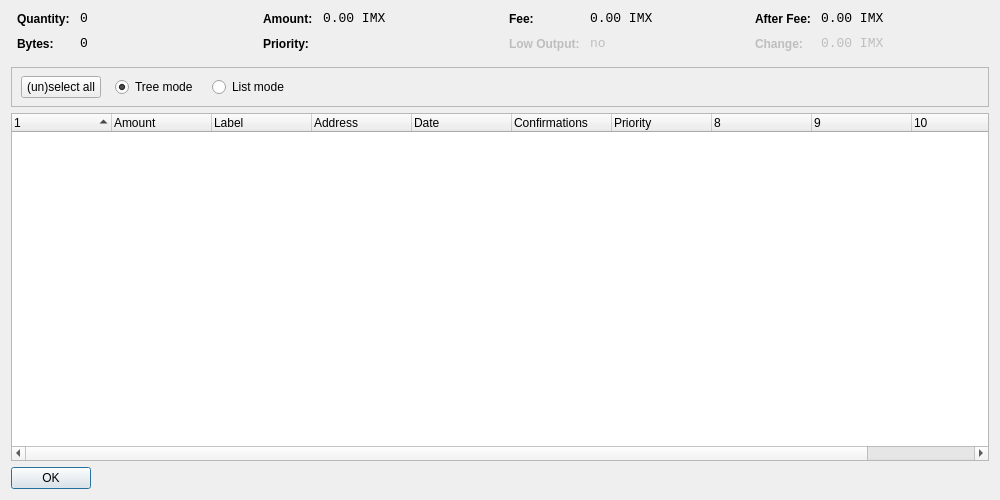
<?xml version="1.0" encoding="UTF-8"?>
<ui version="4.0">
 <class>CoinControlDialog</class>
 <widget class="QDialog" name="CoinControlDialog">
  <property name="geometry">
   <rect>
    <x>0</x>
    <y>0</y>
    <width>1000</width>
    <height>500</height>
   </rect>
  </property>
  <property name="windowTitle">
   <string>Coin Control</string>
  </property>
  <layout class="QVBoxLayout" name="verticalLayout">
   <item>
    <layout class="QHBoxLayout" name="horizontalLayoutTop" stretch="0,0,0,0">
     <property name="topMargin">
      <number>0</number>
     </property>
     <property name="bottomMargin">
      <number>10</number>
     </property>
     <item>
      <layout class="QFormLayout" name="formLayoutCoinControl1">
       <property name="horizontalSpacing">
        <number>10</number>
       </property>
       <property name="verticalSpacing">
        <number>10</number>
       </property>
       <property name="leftMargin">
        <number>6</number>
       </property>
       <property name="rightMargin">
        <number>6</number>
       </property>
       <item row="0" column="0">
        <widget class="QLabel" name="labelCoinControlQuantityText">
         <property name="styleSheet">
          <string notr="true">font-weight:bold;</string>
         </property>
         <property name="text">
          <string>Quantity:</string>
         </property>
        </widget>
       </item>
       <item row="0" column="1">
        <widget class="QLabel" name="labelCoinControlQuantity">
         <property name="font">
          <font>
           <family>Monospace</family>
           <pointsize>10</pointsize>
          </font>
         </property>
         <property name="cursor">
          <cursorShape>IBeamCursor</cursorShape>
         </property>
         <property name="contextMenuPolicy">
          <enum>Qt::ActionsContextMenu</enum>
         </property>
         <property name="text">
          <string notr="true">0</string>
         </property>
         <property name="textInteractionFlags">
          <set>Qt::LinksAccessibleByMouse|Qt::TextSelectableByKeyboard|Qt::TextSelectableByMouse</set>
         </property>
        </widget>
       </item>
       <item row="1" column="0">
        <widget class="QLabel" name="labelCoinControlBytesText">
         <property name="styleSheet">
          <string notr="true">font-weight:bold;</string>
         </property>
         <property name="text">
          <string>Bytes:</string>
         </property>
        </widget>
       </item>
       <item row="1" column="1">
        <widget class="QLabel" name="labelCoinControlBytes">
         <property name="font">
          <font>
           <family>Monospace</family>
           <pointsize>10</pointsize>
          </font>
         </property>
         <property name="cursor">
          <cursorShape>IBeamCursor</cursorShape>
         </property>
         <property name="contextMenuPolicy">
          <enum>Qt::ActionsContextMenu</enum>
         </property>
         <property name="text">
          <string notr="true">0</string>
         </property>
         <property name="textInteractionFlags">
          <set>Qt::LinksAccessibleByMouse|Qt::TextSelectableByKeyboard|Qt::TextSelectableByMouse</set>
         </property>
        </widget>
       </item>
      </layout>
     </item>
     <item>
      <layout class="QFormLayout" name="formLayoutCoinControl2">
       <property name="horizontalSpacing">
        <number>10</number>
       </property>
       <property name="verticalSpacing">
        <number>10</number>
       </property>
       <property name="leftMargin">
        <number>6</number>
       </property>
       <property name="rightMargin">
        <number>6</number>
       </property>
       <item row="0" column="0">
        <widget class="QLabel" name="labelCoinControlAmountText">
         <property name="styleSheet">
          <string notr="true">font-weight:bold;</string>
         </property>
         <property name="text">
          <string>Amount:</string>
         </property>
        </widget>
       </item>
       <item row="0" column="1">
        <widget class="QLabel" name="labelCoinControlAmount">
         <property name="font">
          <font>
           <family>Monospace</family>
           <pointsize>10</pointsize>
          </font>
         </property>
         <property name="cursor">
          <cursorShape>IBeamCursor</cursorShape>
         </property>
         <property name="contextMenuPolicy">
          <enum>Qt::ActionsContextMenu</enum>
         </property>
         <property name="text">
          <string notr="true">0.00 IMX</string>
         </property>
         <property name="textInteractionFlags">
          <set>Qt::LinksAccessibleByMouse|Qt::TextSelectableByKeyboard|Qt::TextSelectableByMouse</set>
         </property>
        </widget>
       </item>
       <item row="1" column="0">
        <widget class="QLabel" name="labelCoinControlPriorityText">
         <property name="styleSheet">
          <string notr="true">font-weight:bold;</string>
         </property>
         <property name="text">
          <string>Priority:</string>
         </property>
        </widget>
       </item>
       <item row="1" column="1">
        <widget class="QLabel" name="labelCoinControlPriority">
         <property name="font">
          <font>
           <family>Monospace</family>
           <pointsize>10</pointsize>
          </font>
         </property>
         <property name="cursor">
          <cursorShape>IBeamCursor</cursorShape>
         </property>
         <property name="contextMenuPolicy">
          <enum>Qt::ActionsContextMenu</enum>
         </property>
         <property name="text">
          <string/>
         </property>
         <property name="textInteractionFlags">
          <set>Qt::LinksAccessibleByMouse|Qt::TextSelectableByKeyboard|Qt::TextSelectableByMouse</set>
         </property>
        </widget>
       </item>
      </layout>
     </item>
     <item>
      <layout class="QFormLayout" name="formLayoutCoinControl3">
       <property name="horizontalSpacing">
        <number>10</number>
       </property>
       <property name="verticalSpacing">
        <number>10</number>
       </property>
       <property name="leftMargin">
        <number>6</number>
       </property>
       <property name="rightMargin">
        <number>6</number>
       </property>
       <item row="0" column="0">
        <widget class="QLabel" name="labelCoinControlFeeText">
         <property name="styleSheet">
          <string notr="true">font-weight:bold;</string>
         </property>
         <property name="text">
          <string>Fee:</string>
         </property>
        </widget>
       </item>
       <item row="0" column="1">
        <widget class="QLabel" name="labelCoinControlFee">
         <property name="font">
          <font>
           <family>Monospace</family>
           <pointsize>10</pointsize>
          </font>
         </property>
         <property name="cursor">
          <cursorShape>IBeamCursor</cursorShape>
         </property>
         <property name="contextMenuPolicy">
          <enum>Qt::ActionsContextMenu</enum>
         </property>
         <property name="text">
          <string notr="true">0.00 IMX</string>
         </property>
         <property name="textInteractionFlags">
          <set>Qt::LinksAccessibleByMouse|Qt::TextSelectableByKeyboard|Qt::TextSelectableByMouse</set>
         </property>
        </widget>
       </item>
       <item row="1" column="0">
        <widget class="QLabel" name="labelCoinControlLowOutputText">
         <property name="enabled">
          <bool>false</bool>
         </property>
         <property name="styleSheet">
          <string notr="true">font-weight:bold;</string>
         </property>
         <property name="text">
          <string>Low Output:</string>
         </property>
        </widget>
       </item>
       <item row="1" column="1">
        <widget class="QLabel" name="labelCoinControlLowOutput">
         <property name="enabled">
          <bool>false</bool>
         </property>
         <property name="font">
          <font>
           <family>Monospace</family>
           <pointsize>10</pointsize>
          </font>
         </property>
         <property name="cursor">
          <cursorShape>IBeamCursor</cursorShape>
         </property>
         <property name="contextMenuPolicy">
          <enum>Qt::ActionsContextMenu</enum>
         </property>
         <property name="text">
          <string notr="true">no</string>
         </property>
         <property name="textInteractionFlags">
          <set>Qt::LinksAccessibleByMouse|Qt::TextSelectableByKeyboard|Qt::TextSelectableByMouse</set>
         </property>
        </widget>
       </item>
      </layout>
     </item>
     <item>
      <layout class="QFormLayout" name="formLayoutCoinControl4">
       <property name="horizontalSpacing">
        <number>10</number>
       </property>
       <property name="verticalSpacing">
        <number>10</number>
       </property>
       <property name="leftMargin">
        <number>6</number>
       </property>
       <property name="rightMargin">
        <number>6</number>
       </property>
       <item row="0" column="0">
        <widget class="QLabel" name="labelCoinControlAfterFeeText">
         <property name="styleSheet">
          <string notr="true">font-weight:bold;</string>
         </property>
         <property name="text">
          <string>After Fee:</string>
         </property>
        </widget>
       </item>
       <item row="0" column="1">
        <widget class="QLabel" name="labelCoinControlAfterFee">
         <property name="font">
          <font>
           <family>Monospace</family>
           <pointsize>10</pointsize>
          </font>
         </property>
         <property name="cursor">
          <cursorShape>IBeamCursor</cursorShape>
         </property>
         <property name="contextMenuPolicy">
          <enum>Qt::ActionsContextMenu</enum>
         </property>
         <property name="text">
          <string notr="true">0.00 IMX</string>
         </property>
         <property name="textInteractionFlags">
          <set>Qt::LinksAccessibleByMouse|Qt::TextSelectableByKeyboard|Qt::TextSelectableByMouse</set>
         </property>
        </widget>
       </item>
       <item row="1" column="0">
        <widget class="QLabel" name="labelCoinControlChangeText">
         <property name="enabled">
          <bool>false</bool>
         </property>
         <property name="styleSheet">
          <string notr="true">font-weight:bold;</string>
         </property>
         <property name="text">
          <string>Change:</string>
         </property>
        </widget>
       </item>
       <item row="1" column="1">
        <widget class="QLabel" name="labelCoinControlChange">
         <property name="enabled">
          <bool>false</bool>
         </property>
         <property name="font">
          <font>
           <family>Monospace</family>
           <pointsize>10</pointsize>
          </font>
         </property>
         <property name="cursor">
          <cursorShape>IBeamCursor</cursorShape>
         </property>
         <property name="contextMenuPolicy">
          <enum>Qt::ActionsContextMenu</enum>
         </property>
         <property name="text">
          <string notr="true">0.00 IMX</string>
         </property>
         <property name="textInteractionFlags">
          <set>Qt::LinksAccessibleByMouse|Qt::TextSelectableByKeyboard|Qt::TextSelectableByMouse</set>
         </property>
        </widget>
       </item>
      </layout>
     </item>
    </layout>
   </item>
   <item>
    <widget class="QFrame" name="frame">
     <property name="minimumSize">
      <size>
       <width>0</width>
       <height>40</height>
      </size>
     </property>
     <property name="frameShape">
      <enum>QFrame::StyledPanel</enum>
     </property>
     <property name="frameShadow">
      <enum>QFrame::Sunken</enum>
     </property>
     <widget class="QWidget" name="horizontalLayoutWidget">
      <property name="geometry">
       <rect>
        <x>10</x>
        <y>0</y>
        <width>781</width>
        <height>41</height>
       </rect>
      </property>
      <layout class="QHBoxLayout" name="horizontalLayoutPanel" stretch="0,0,0,0,0">
       <property name="spacing">
        <number>14</number>
       </property>
       <item>
        <widget class="QPushButton" name="pushButtonSelectAll">
         <property name="sizePolicy">
          <sizepolicy hsizetype="Maximum" vsizetype="Fixed">
           <horstretch>0</horstretch>
           <verstretch>0</verstretch>
          </sizepolicy>
         </property>
         <property name="text">
          <string>(un)select all</string>
         </property>
        </widget>
       </item>
       <item>
        <widget class="QRadioButton" name="radioTreeMode">
         <property name="sizePolicy">
          <sizepolicy hsizetype="Maximum" vsizetype="Fixed">
           <horstretch>0</horstretch>
           <verstretch>0</verstretch>
          </sizepolicy>
         </property>
         <property name="text">
          <string>Tree mode</string>
         </property>
         <property name="checked">
          <bool>true</bool>
         </property>
        </widget>
       </item>
       <item>
        <widget class="QRadioButton" name="radioListMode">
         <property name="sizePolicy">
          <sizepolicy hsizetype="Maximum" vsizetype="Fixed">
           <horstretch>0</horstretch>
           <verstretch>0</verstretch>
          </sizepolicy>
         </property>
         <property name="text">
          <string>List mode</string>
         </property>
        </widget>
       </item>
       <item>
        <spacer name="horizontalSpacer">
         <property name="orientation">
          <enum>Qt::Horizontal</enum>
         </property>
         <property name="sizeHint" stdset="0">
          <size>
           <width>40</width>
           <height>20</height>
          </size>
         </property>
        </spacer>
       </item>
      </layout>
     </widget>
    </widget>
   </item>
   <item>
    <widget class="CoinControlTreeWidget" name="treeWidget">
     <property name="contextMenuPolicy">
      <enum>Qt::CustomContextMenu</enum>
     </property>
     <property name="sortingEnabled">
      <bool>false</bool>
     </property>
     <property name="columnCount">
      <number>11</number>
     </property>
     <attribute name="headerShowSortIndicator" stdset="0">
      <bool>true</bool>
     </attribute>
     <attribute name="headerStretchLastSection">
      <bool>false</bool>
     </attribute>
     <column>
      <property name="text">
       <string/>
      </property>
     </column>
     <column>
      <property name="text">
       <string>Amount</string>
      </property>
     </column>
     <column>
      <property name="text">
       <string>Label</string>
      </property>
     </column>
     <column>
      <property name="text">
       <string>Address</string>
      </property>
     </column>
     <column>
      <property name="text">
       <string>Date</string>
      </property>
     </column>
     <column>
      <property name="text">
       <string>Confirmations</string>
      </property>
      <property name="toolTip">
       <string>Confirmed</string>
      </property>
     </column>
     <column>
      <property name="text">
       <string>Priority</string>
      </property>
     </column>
     <column>
      <property name="text">
       <string/>
      </property>
     </column>
     <column>
      <property name="text">
       <string/>
      </property>
     </column>
     <column>
      <property name="text">
       <string/>
      </property>
     </column>
     <column>
      <property name="text">
       <string/>
      </property>
     </column>
    </widget>
   </item>
   <item>
    <widget class="QDialogButtonBox" name="buttonBox">
     <property name="sizePolicy">
      <sizepolicy hsizetype="Maximum" vsizetype="Fixed">
       <horstretch>0</horstretch>
       <verstretch>0</verstretch>
      </sizepolicy>
     </property>
     <property name="orientation">
      <enum>Qt::Horizontal</enum>
     </property>
     <property name="standardButtons">
      <set>QDialogButtonBox::Ok</set>
     </property>
    </widget>
   </item>
  </layout>
 </widget>
 <customwidgets>
  <customwidget>
   <class>CoinControlTreeWidget</class>
   <extends>QTreeWidget</extends>
   <header>coincontroltreewidget.h</header>
  </customwidget>
 </customwidgets>
 <resources/>
 <connections/>
</ui>
